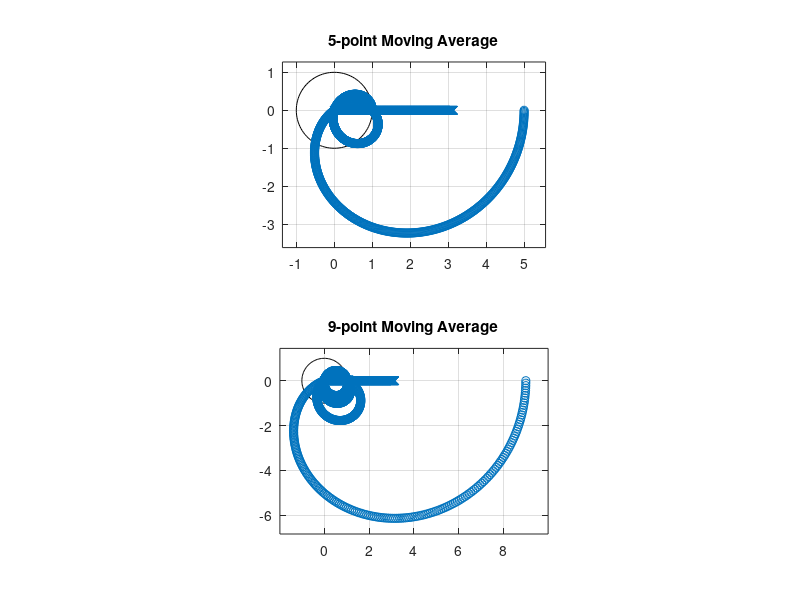

MATLAB code for this plot: (Note: this script raises an error after producing the figure.)
clear;
clc;
close all;

b1 = [1 1 1 1 1];
a1 = 1;

b2 = [1 1 1 1 1 1 1 1 1];
a2 = 1;

b1n = b1/sum(b1);
b2n = b2/sum(b2);

[h1,w1] = freqz(b1,a1,1024);
[h2,w2] = freqz(b2,a2,1024);

figure;
subplot(2,1,1);
zplane(h1,w1);
title("5-point Moving Average");

subplot(2,1,2);
zplane(h2,w2);
title("9-point Moving Average");

[z1,p1,k1] = tf2zpk(b1n, a1);
[z2,p2,k2] = tf2zpk(b2n, a2);

figure;
subplot(1,2,1);
zplane(z1,p1);
title("Zeros/Poles: 5-point MA");

subplot(1,2,2);
zplane(z2,p2);
title("Zeros/Poles: 9-point MA");
